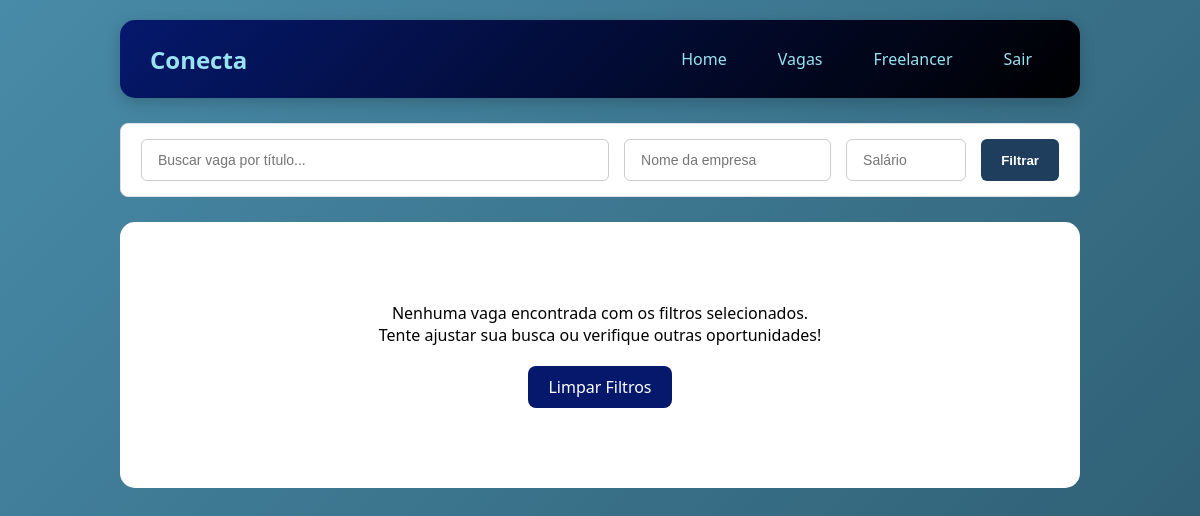
The page /vagas (signed in) on the database as committed earlier.
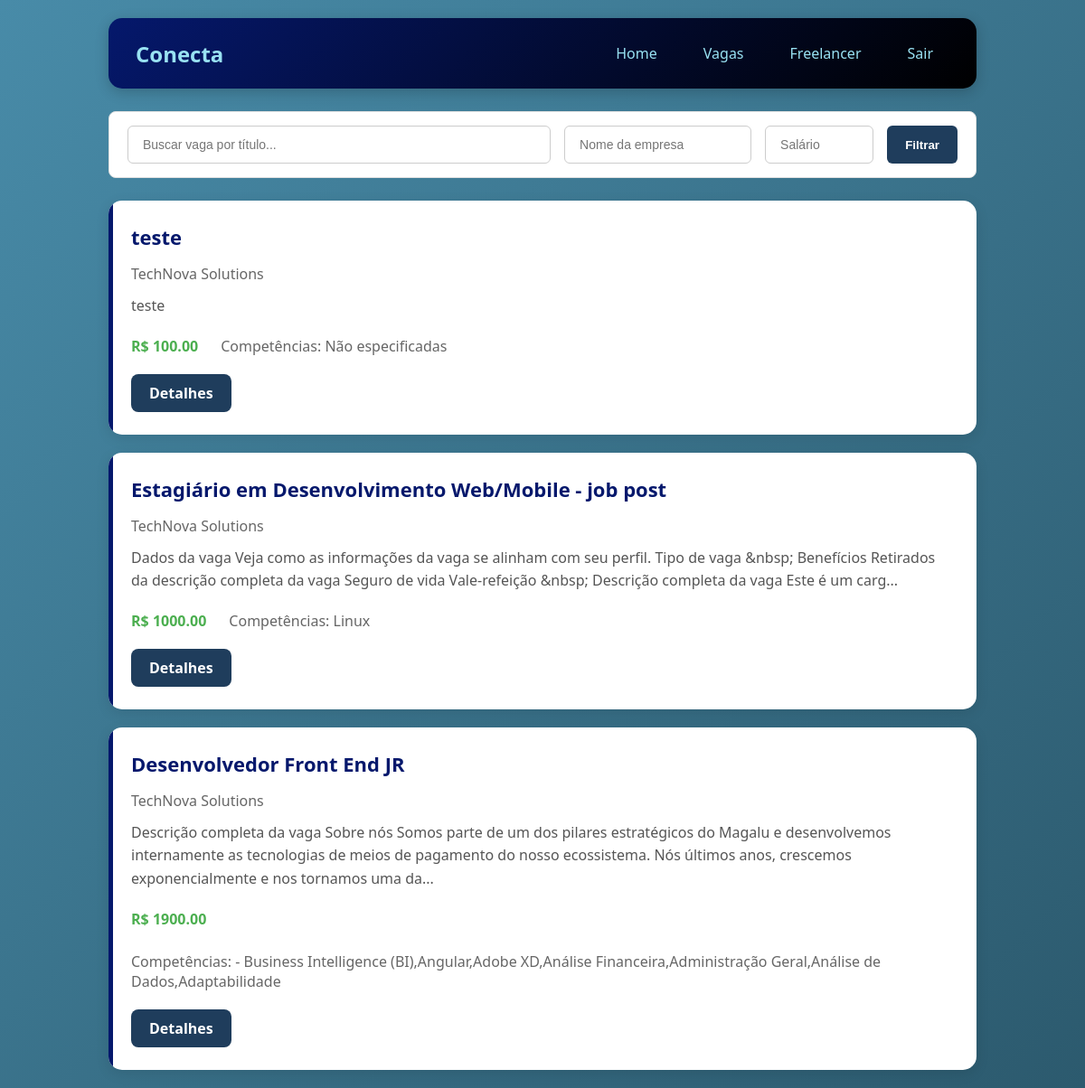
The same page on the database as committed later.
### tables this page shows
CREATE TABLE vagas (
        id_vaga INTEGER PRIMARY KEY AUTOINCREMENT,
        titulo TEXT,
        descricao TEXT,
        salario REAL,
        cidade TEXT,
        regime TEXT,
        status TEXT DEFAULT 'ativa',
        data_publicacao TIMESTAMP DEFAULT CURRENT_TIMESTAMP,
        id_empresa INTEGER ,
        FOREIGN KEY (id_empresa) REFERENCES empresas (id_empresa)
    );

### routes/route_vagas.py (the view)
@bp_vagas.route('/vagas')
def listar_vagas():
    if 'usuario_id' not in session :
        return redirect('/')
    busca = request.args.get('busca', '')
    salario_min = request.args.get('salario_min', '')
    empresa = request.args.get('empresa', '')
    salario_min_float = float(salario_min) if salario_min else None
    vagas = Vaga.listar_todas(
        busca=busca if busca else None,
        salario_min=salario_min_float,
        empresa=empresa if empresa else None)
    id_funcionario = session['usuario_id']
    vagas_formatadas = []
    for vaga in vagas:
        vaga_dict = dict(vaga)
        vaga_dict['match_percent'] = Match.calcular(id_funcionario, vaga_dict['id_vaga'])
        vaga_dict['candidatou'] = CandidaturaCRUD.verificar_candidatura(id_funcionario, vaga_dict['id_vaga'])
        vagas_formatadas.append(vaga_dict)
    return render_template('vaga/vagas_listar.html', vagas=vagas_formatadas)

### CRUDs/candidatura.py (called while the page is built)
    @staticmethod
    def verificar_candidatura(id_funcionario, id_vaga):
        conn = get_connection()
        try:
            cursor = conn.cursor()
            cursor.execute('''
                SELECT 1 FROM candidaturas
                WHERE id_funcionario = ? AND id_vaga = ?
            ''', (id_funcionario, id_vaga))
            return cursor.fetchone() is not None
        finally:
            conn.close()

    @staticmethod
    def calcular(id_funcionario, id_vaga):
        conn = get_connection()
        try:
            cursor = conn.cursor()
            cursor.execute('SELECT COUNT(*) as total FROM vaga_competencias WHERE id_vaga = ?', (id_vaga,))
            total_vaga = cursor.fetchone()['total']
            if total_vaga == 0:
                return 0
            cursor.execute('''
                SELECT COUNT(*) as match
                FROM funcionario_competencias
                WHERE id_funcionario = ?
                AND id_competencia IN (SELECT id_competencia FROM vaga_competencias WHERE id_vaga = ?)
            ''', (id_funcionario, id_vaga))
            match_comp = cursor.fetchone()['match']
            percent_comp = (match_comp / total_vaga) * 100  #
            return round(percent_comp)
        finally:
            conn.close()

### database/connect.py (called while the page is built)
def get_connection():
    conn = sqlite3.connect(Config.DB_PATH) # cria conexão
    conn.execute("PRAGMA foreign_keys = ON;") # ativa foreign keys
    conn.row_factory = sqlite3.Row  # retorna dicionário ao invés de tupla
    return conn # retorna conexão

### models/model_vagas.py (called while the page is built)
    @staticmethod
    def listar_todas(busca=None, salario_min=None, empresa=None, filtros=None):
        if filtros is None:
            filtros = {
                'busca': busca,
                'salario_min': salario_min,
                'empresa': empresa
        }
        return VagaCRUD.listar_todas(filtros)

    @staticmethod
    def calcular(id_funcionario, id_vaga):
        if id_funcionario <= 0 or id_vaga <= 0:
            return 0
        return MatchCRUD.calcular(id_funcionario, id_vaga)

### templates/vaga/vagas_listar.html (shortened to what this page needs)
<!DOCTYPE html>
<html lang="pt-br">
<head>
    <link rel="stylesheet" href="../static/css/vaga/vagas_list.css">
</head>
<body>
{% extends "menu.html" %}
{% block content %}
  <div class="filtros">
    <form method="GET" action="{{ url_for('vagas.listar_vagas') }}">
        <div class="filtros-inputs">
            <input type="text" name="busca" class="input-busca" placeholder=" Buscar vaga por título..." value="{{ busca or '' }}">
            <input type="text" name="empresa" placeholder=" Nome da empresa" value="{{ empresa or '' }}">
            <input type="number" name="salario_min" class="input-salario" placeholder=" Salário " value="{{ salario_min or '' }}" step="1000">
            <button type="submit" class="btn-filtrar"> Filtrar</button>
        </div>
    </form>
</div>
        <div class="vagas-container">
            {% if vagas %}
                {% for vaga in vagas %}
                    <div class="vaga-card">
                        <div class="vaga-header">
                            <h2>{{ vaga.titulo }}</h2>
                        </div>
                        <div class="empresa">{{ vaga.empresa_nome }}</div>
                        <p class="descricao">
                            {{ vaga.descricao[:250] }}{% if vaga.descricao|length > 250 %}...{% endif %}
                        </p>
                        <div class="info">
                            <div class="salario">
                                {% if vaga.salario %}
                                    R$ {{ "%.2f"|format(vaga.salario) }}
                                {% else %}
                                    Salário a combinar
                                {% endif %}
                            </div>
                            <div class="competencias">
                                Competências: {{ vaga.competencias or 'Não especificadas' }}
                            </div>
                        </div>
                        <div class="acoes">
                            <a href="{{ url_for('candidatar_se.detalhe_vaga', id_vaga=vaga.id_vaga) }}" class="btn-ver">Detalhes</a>
                        </div>
                    </div>
                {% endfor %}
            {% else %}
                <div class="sem-vagas">
                    <p> Nenhuma vaga encontrada com os filtros selecionados.</p>
                    <p>Tente ajustar sua busca ou verifique outras oportunidades!</p>
                    <a href="{{ url_for('vagas.listar_vagas') }}" style="display: inline-block; margin-top: 20px; padding: 10px 20px; background: #05186c; color: white; text-decoration: none; border-radius: 8px;">Limpar Filtros</a>
                </div>
            {% endif %}
        </div>
    </div>
{% endblock %}

### templates/menu.html (shortened to what this page needs)
<!DOCTYPE html>
<html lang="pt-br">
<head>
    <link rel="stylesheet" href="{{ url_for('static', filename='css/home/homef.css') }}">
</head>
<body>
    <div class="container">
        <div class="header">
            <div class="logo">Conecta</div>
            <div class="user-info">
                <a href="/home" class="btn-back">Home</a>
                <a href="/vagas" class="btn-back">Vagas</a>
                <a href="/freelancer" class="btn-back">Freelancer</a>
                <a href="/logout" class="btn-logout">Sair</a>
            </div>
        </div>
        <div class="content">
            {% block content %}
            {% endblock %}
        </div>
</body>
</html>

### static/css/vaga/vagas_list.css (style rules this page uses)
* { margin: 0; padding: 0; box-sizing: border-box; }
body { font-family: 'Segoe UI', Tahoma, Geneva, Verdana, sans-serif; background: linear-gradient(135deg, #488BA8 0%, #2c5a6e 100%); min-height: 100vh; }
.container { max-width: 1000px; margin: 0 auto; padding: 20px; }
.filtros { background: #ffffff; padding: 15px 20px; border-radius: 8px; border: 1px solid #e0e0e0; margin-bottom: 25px; width: 100%; box-sizing: border-box; }
.filtros form { width: 100%; }
.filtros-inputs { display: flex; gap: 15px; align-items: center; width: 100%; flex-wrap: wrap; }
.filtros-inputs input { flex: 1; padding: 10px 12px; border: 1px solid #cccccc; border-radius: 6px; font-size: 14px; outline: none; height: 42px; box-sizing: border-box; }
.filtros-inputs input.input-busca { flex: 3; }
.filtros-inputs input.input-salario { flex: 0.8; min-width: 120px; }
.btn-filtrar { background-color: #1f3d5c; color: #ffffff; border: none; padding: 0 25px; border-radius: 6px; font-weight: 600; cursor: pointer; height: 42px; display: flex; align-items: center; justify-content: center; transition: all 0.3s ease; }
.btn-filtrar { background-color: #1f3d5c; color: #ffffff; border: none; padding: 10px 20px; border-radius: 6px; font-weight: 600; cursor: pointer; text-align: center; transition: all 0.3s ease; }
.vagas-container { display: grid; gap: 20px; }
.vaga-card { background: white; border-radius: 15px; padding: 25px; box-shadow: 0 4px 15px rgba(0,0,0,0.1); transition: all 0.3s; position: relative; overflow: hidden; }
.vaga-card::before { content: ''; position: absolute; top: 0; left: 0; width: 5px; height: 100%; background: #05186c; }
.vaga-header { display: flex; justify-content: space-between; align-items: center; margin-bottom: 15px; flex-wrap: wrap; gap: 10px; }
.vaga-header h2 { color: #05186c; font-size: 22px; }
.empresa { color: #666; margin-bottom: 12px; font-weight: 500; }
.descricao { color: #555; margin-bottom: 20px; line-height: 1.6; }
.info { display: flex; gap: 25px; margin-bottom: 20px; flex-wrap: wrap; }
.salario { color: #4CAF50; font-weight: bold; }
.competencias { color: #666; }
.acoes { display: flex; gap: 15px; align-items: center; flex-wrap: wrap; }
.btn-ver { background: #1f3d5c; color: white; padding: 10px 20px; border-radius: 8px; text-decoration: none; font-weight: 600; transition: all 0.3s; display: inline-block; }
.filtros-inputs input.input-salario { flex: 0.5; min-width: 120px; }

### static/css/home/homef.css (style rules this page uses)
* { margin: 0; padding: 0; box-sizing: border-box; }
body { font-family: 'Segoe UI', Tahoma, Geneva, Verdana, sans-serif; background: linear-gradient(135deg, #488BA8 0%, #2c5a6e 100%); min-height: 100vh; }
.container { max-width: 1000px; margin: 0 auto; padding: 20px; }
.header { background: linear-gradient(135deg, #05186c 0%, #000000 100%); color: #99E2F2; padding: 20px 30px; border-radius: 15px; display: flex; justify-content: space-between; align-items: center; margin-bottom: 25px; box-shadow: 0 4px 15px rgba(0, 0, 0, 0.2); }
.logo { font-size: 24px; font-weight: bold; color: #99E2F2; }
.user-info { display: flex; gap: 15px; align-items: center; margin-left: auto; }
.btn-back, .btn-logout { color: #99E2F2; text-decoration: none; padding: 8px 18px; border-radius: 8px; transition: 0.3s; font-weight: 500; }

Rows that differ between the two databases and show on the page:
added vagas: titulo "teste", empresa_nome "TechNova Solutions", descricao "teste", salario "100.00", competencias "Não especificadas"
added vagas: titulo "Estagiário em Desenvolvimento Web/Mobile - job post", empresa_nome "TechNova Solutions", descricao "Dados da vaga Veja como as informações da vaga se alinham com seu perfil. Tipo de vaga &nbsp; Benefícios Retirados da descrição completa da vaga Seguro de vida Vale-refeição &nbsp; Descrição completa da vaga Este é um carg", salario "1000.00", competencias "Linux"
added vagas: titulo "Desenvolvedor Front End JR", empresa_nome "TechNova Solutions", descricao "Descrição completa da vaga Sobre nós Somos parte de um dos pilares estratégicos do Magalu e desenvolvemos internamente as tecnologias de meios de pagamento do nosso ecossistema. Nós últimos anos, crescemos exponencialmente e nos tornamos uma da", salario "1900.00", competencias "- Business Intelligence (BI),Angular,Adobe XD,Análise Financeira,Administração Geral,Análise de Dados,Adaptabilidade"
Other text that changed with them:
text no longer shown: "Nenhuma vaga encontrada com os filtros selecionados. Tente ajustar sua busca ou verifique outras oportunidades! Limpar Filtros"
